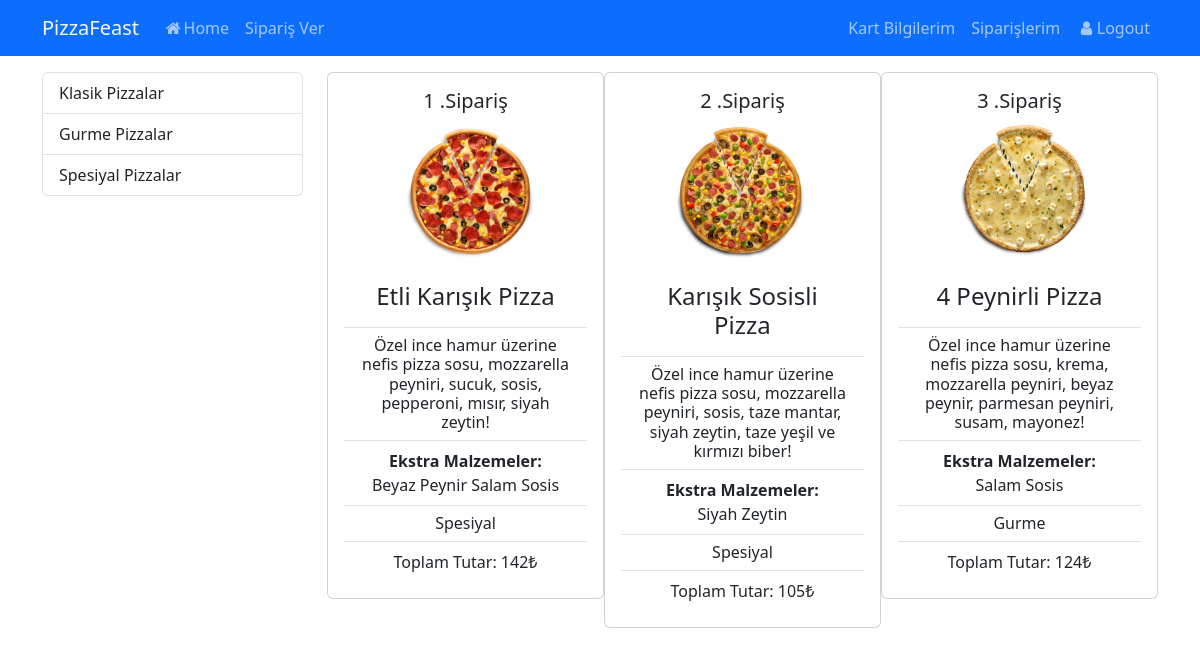
/accounts/order-list (signed in), run on the app's committed database.
### pizza/models.py (models this page shows, shortened)
class Category(models.Model):
    name = models.CharField(max_length=100, unique=True)
    slug = models.SlugField(unique=True, db_index=True, editable=False)
    def __str__(self) -> str:
        return self.name

class Order(models.Model):
    customer = models.ForeignKey(settings.AUTH_USER_MODEL, on_delete= models.CASCADE, related_name= "customer_order")
    pizza = models.ForeignKey(Pizza, on_delete=models.CASCADE, related_name="pizza_order")
    created = models.DateTimeField(auto_now_add=True, editable=False)
    updated = models.DateTimeField(auto_now=True, editable=True)
    extra = models.ManyToManyField(Extras,blank=True)
    size = models.CharField(choices=[ ('small', 'Small'),('medium', 'Medium'),('large', 'large')], max_length=6, default='medium')
    total_price = models.PositiveIntegerField(default=0)

class Pizza(models.Model):
    name = models.CharField(max_length= 200, unique=True)
    description = models.TextField()
    price = models.PositiveIntegerField()
    category = models.ForeignKey(Category, on_delete=models.CASCADE, related_name='categories')
    favorite = models.BooleanField(default=False)
    image = models.ImageField(upload_to='Pizza')

class Extras(models.Model):
    name = models.CharField(max_length=100, unique=True)
    price = models.PositiveIntegerField()

### accounts/views.py (the view)
# urls.py: path('order-list', views.OrderList_view, name='order_list')
@login_required(login_url='login')
def OrderList_view(request):
    order = Order.objects.filter(customer=request.user.id)
    user_orders_id = [i.id for i in order]
    extras_names = {}
    for id in user_orders_id:
        extras_names[id]= [i.name for i in Extras.objects.filter(order= id)]
    data = {
        "categories": Category.objects.all(),
        "extras": extras_names,
        "zipped": zip(order,list(range(1,len(order)+1)))
    }
    return render(request, "accounts/order_list.html", data)

### accounts/templates/accounts/order_list.html (shortened to what this page needs)
{% extends 'base.html' %}
{% load static %}
{% block content2 %}
    <div class="col-9">
        <div class="row g-0">
            {% for order, count in zipped %}
                    <div class="col-md-4">
                        <div class="card mb-3" >
                            <h5 class="card-title text-center mt-3">{{ count }} .Sipariş</h5>
                            <img src="{{order.pizza.image.url}}" class="card-img-top car" alt="{{order.pizza.name}}">
                            <div class="card-body" >
                                <ul class="list-group list-group-flush"  >
                                    <li class="list-group-item">
                                        <h4 class="card-title text-center">{{ order.pizza.name|title }}</h4>
                                    </li>
                                    <li class="list-group-item">
                                        <h6 class="card-text text-center">{{order.pizza.description|safe}}</h6>
                                    </li>
                                    <li class="list-group-item">
                                        {% for key, value in extras.items %}
                                        {% if key == order.id %}
                                            <p class="card-text text-center"><b>Ekstra Malzemeler:</b><br>
                                            {% for v in value %}
                                                {{v|title}}
                                            {% endfor %}
                                            </p>
                                        {% endif %}
                                        {% endfor %}
                                    </li>
                                    <li class="list-group-item">
                                        <h6 class="card-text text-center">{{ order.pizza.category.name|title }}</h6>
                                    </li>
                                    <li class="list-group-item">
                                        <p class="card-text text-center">Toplam Tutar: {{ order.total_price }}₺</p>
                                    </li>
                                  </ul>
                            </div>
                        </div>
                    </div>
            {% endfor %}
        </div>
    </div>
{% endblock %}

### templates/base.html (shortened to what this page needs)
{% load static %}
<!DOCTYPE html>
<html lang="en">
<head>
    <link href="{% static 'css/bootstrap.min.css' %}"
    rel="stylesheet"
>
    <link rel="stylesheet" href="https://cdnjs.cloudflare.com/ajax/libs/font-awesome/4.7.0/css/font-awesome.min.css">
</head>
<body>
    {% include 'partials/_navbar.html' %}
    <div class="container mt-3" >
        <div class="row">
           <div class="col-3">
            <div class="list-group">
                {% for category in categories %}
                    {% if category.name == selected_category %}
                        <a href=" /pizza/{{ category }} " class="list-group-item list-group-item-action active">
                            {{ category.name|title }} Pizzalar
                        </a>
                    {% else %}
                        <a href=" /pizza/{{ category }} " class="list-group-item list-group-item-action">
                            {{ category.name|title }} Pizzalar
                        </a>
                    {% endif %}
                {% endfor %}
              </div>
           </div>
           {% block content2 %} {% endblock %}
        </div>
    </div>
</body>
</html>

### data on the page
Category: name "Klasik"
Category: name "Gurme"
Category: name "Spesiyal"
Order: count "1", pizza.image (picture), pizza.name "Etli Karışık Pizza", pizza.description "Özel ince hamur üzerine nefis pizza sosu, mozzarella peyniri, sucuk, sosis, pepperoni, mısır, siyah zeytin!", pizza.category.name "Spesiyal", total_price "142"
Extras: value "Beyaz Peynir"
Extras: value "Salam" "Salam"
Extras: value "Sosis" "Sosis"
Order: id "2", pizza.image (picture), pizza.name "Karışık Sosisli Pizza", pizza.description "Özel ince hamur üzerine nefis pizza sosu, mozzarella peyniri, sosis, taze mantar, siyah zeytin, taze yeşil ve kırmızı biber!", pizza.category.name "Spesiyal", total_price "105"
Extras: value "Siyah Zeytin"
Order: id "3", pizza.image (picture), pizza.name "4 Peynirli Pizza", pizza.description "Özel ince hamur üzerine nefis pizza sosu, krema, mozzarella peyniri, beyaz peynir, parmesan peyniri, susam, mayonez!", pizza.category.name "Gurme", total_price "124"
